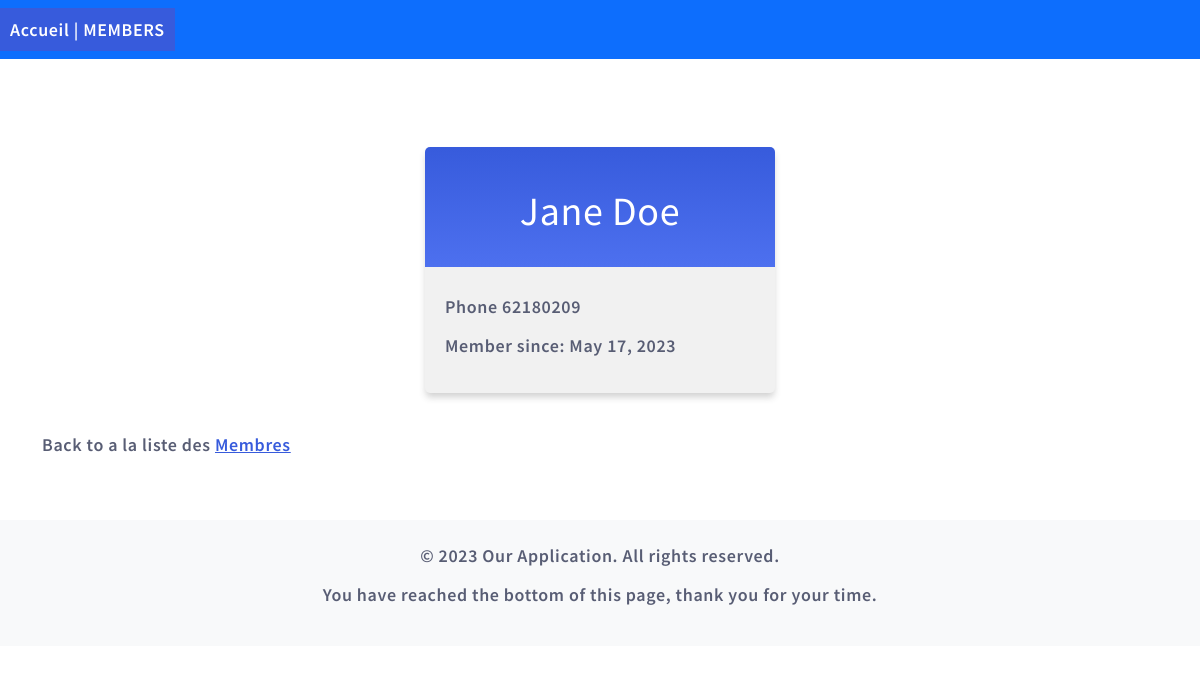
Page /members/details/jane-doe on the committed database.
### members/models.py (models this page shows, shortened)
class Member(models.Model):
  firstname = models.CharField(max_length=255)
  lastname = models.CharField(max_length=255)
  phone = models.IntegerField(null=True)
  joined_date = models.DateField(null=True)
  slug = models.SlugField(default="", null=False)

### members/views.py (the view)
# urls.py: path('members/details/<slug:slug>', views.details, name='details'),
def details(request, slug):
  mymember = Member.objects.get(slug=slug)
  template = loader.get_template('details.html')
  context = {
    'mymember': mymember,
  }
  return HttpResponse(template.render(context, request))

### members/templates/details.html (shortened to what this page needs)
{% extends "master.html" %}
{% block content %}
{% include "header.html" %}
    <div class="container py-5">
      <div class="mycard">
        <h1>{{ mymember.firstname }} {{ mymember.lastname }}</h1>
        <p>Phone {{ mymember.phone }}</p>
        <p>Member since: {{ mymember.joined_date }}</p>
      </div>
      <p>Back to a la liste des <a href="/members">Membres</a></p>
    </div>
  {% include "footer.html" %}
{% endblock content %}

### mystaticfiles/mystyles.css (style rules this page uses)
body { margin:0; font: 600 18px 'Source Sans Pro', sans-serif; letter-spacing: 0.64px; color: #585d74; }
.mycard { background-color: #f1f1f1; background-image: linear-gradient(to bottom, #375BDC, #4D70EF); background-size: 100% 120px; background-repeat: no-repeat; margin: 40px auto; width: 350px; border-radius: 5px; box-shadow: 0 5px 7px -1px rgba(51, 51, 51, 0.23); padding: 20px; }
.mycard h1 { text-align: center; color:#ffffff; margin:20px 0 60px 0; }
a:link, a:visited { color: #375BDC; }

### rows in the picture
Member: firstname "Jane", lastname "Doe", phone "62180209", joined_date "May 17, 2023"
